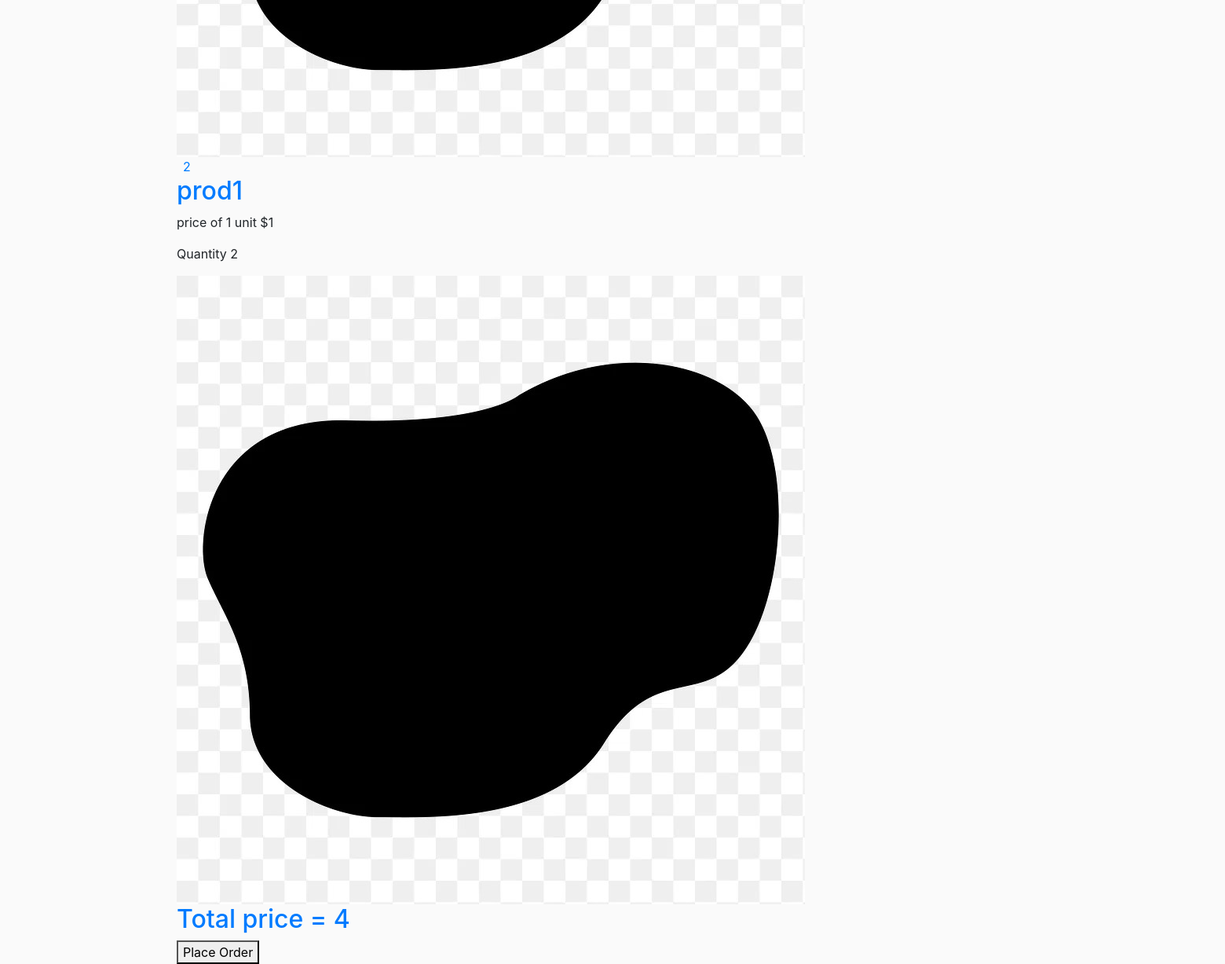
The app's page /cart/ (signed in, lower part), older data.
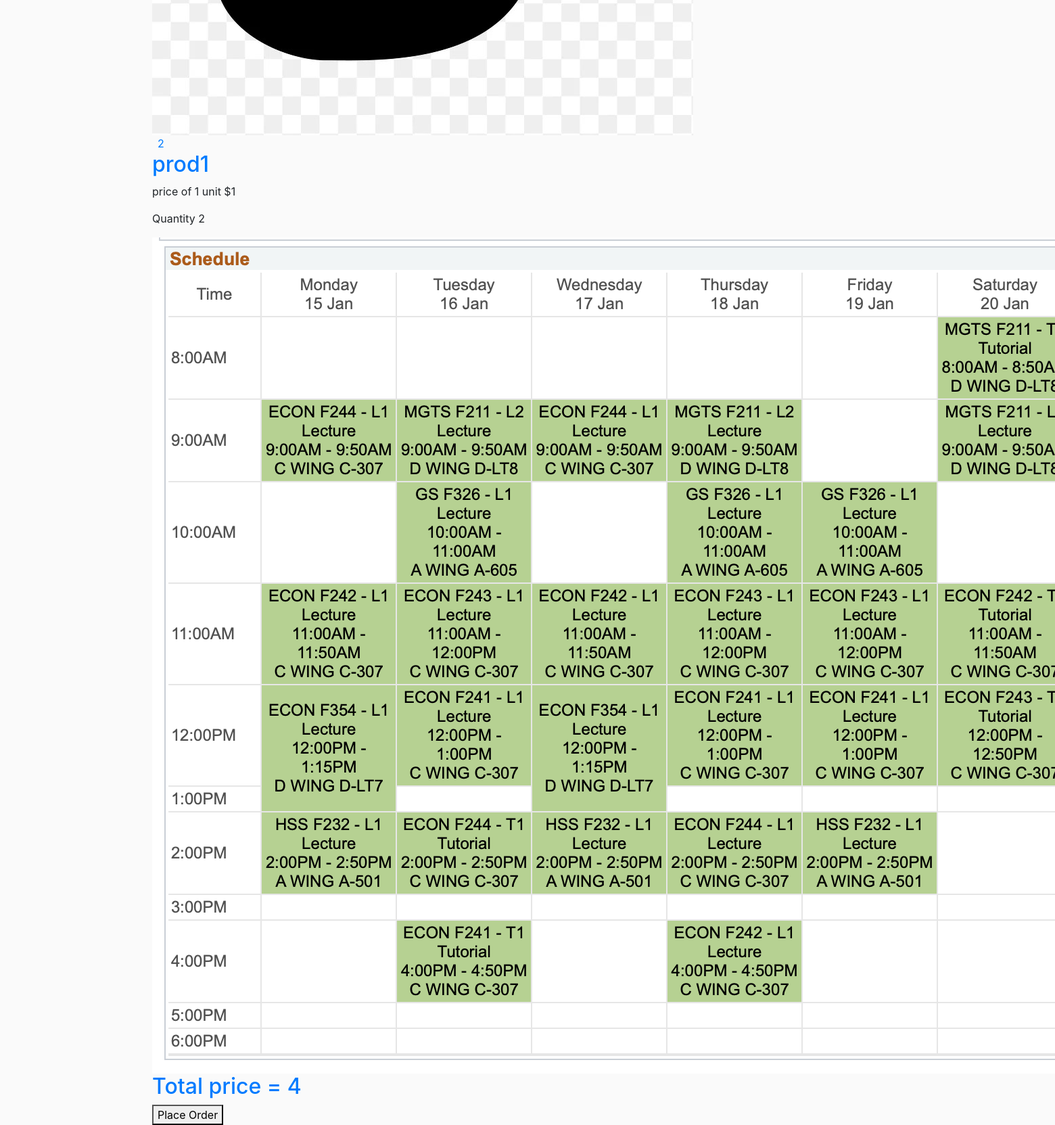
The same page, newer data.
### store/models.py (models this page shows, shortened)
class OrderItems(models.Model):
    cart = models.ForeignKey(Cart, on_delete=models.CASCADE)
    quantity = models.IntegerField(default=0, null=True, blank=True)
    product = models.ForeignKey(Product, on_delete=models.SET_NULL, blank=True, null=True)

class Product(models.Model):
    title = models.CharField(max_length=100, null=True)
    image = models.ImageField(upload_to='prod_pics')
    description = models.TextField(max_length=400, default="")
    price = models.IntegerField()
    seller = models.ForeignKey(CustomUser, on_delete=models.CASCADE, blank=True, null=True)
    quantity = models.IntegerField(default=0)
    orders = models.IntegerField(default=0)

### store/views.py (the view)
# urls.py: path('cart/', views.cart, name='cart'),
@login_required
def cart(request):
    cart, created = Cart.objects.get_or_create(customer = request.user, is_paid=False)
    cart_items = cart.orderitems_set.all()
    products = [i.product for i in cart_items]
    context = {
        'cart': cart,
        'cart_items': cart_items,
        'products': products
    }
    return render(request, 'store/cart.html', context)

### store/models.py (called while the page is built)
    def total_value(self):
        total_value = sum(i.product.price*i.quantity for i in self.orderitems_set.all())
        return total_value

### store/templates/store/cart.html (shortened to what this page needs)
{% extends 'store/main.html' %}
{% load static %}
{% block content %}
{% for product in cart_items %}
        <article class="media content-section">
        <div class="media-body">
            <div class="article-metadata">
            <a class="mr-2" href="#">{{ product.product.id }}</a>
            </div>
            <h2><a class="article-title" href="{% url 'product_detail' product.product.id %}">{{ product.product.title }}</a></h2>
            <p class="article-content">price of 1 unit ${{ product.product.price }}</p>
            <p class="article-content">Quantity {{ product.quantity }}</p>
            <img class="article-img" src="{{ product.product.image.url }}" alt="{{ product.product.title }}">
        </div>
        </article>
    {% endfor %}
    <h2><a class="article-title" href="">Total price = {{ cart.total_value }}</a></h2>
    <form method="post" action="{% url 'orderplaced' %}">
        <button type="submit">Place Order</button>
    </form>
{% endblock content %}

Row changes from the older to the newer data that the page shows:
changed through a linked row, OrderItems "prod1": product.image: a different picture
